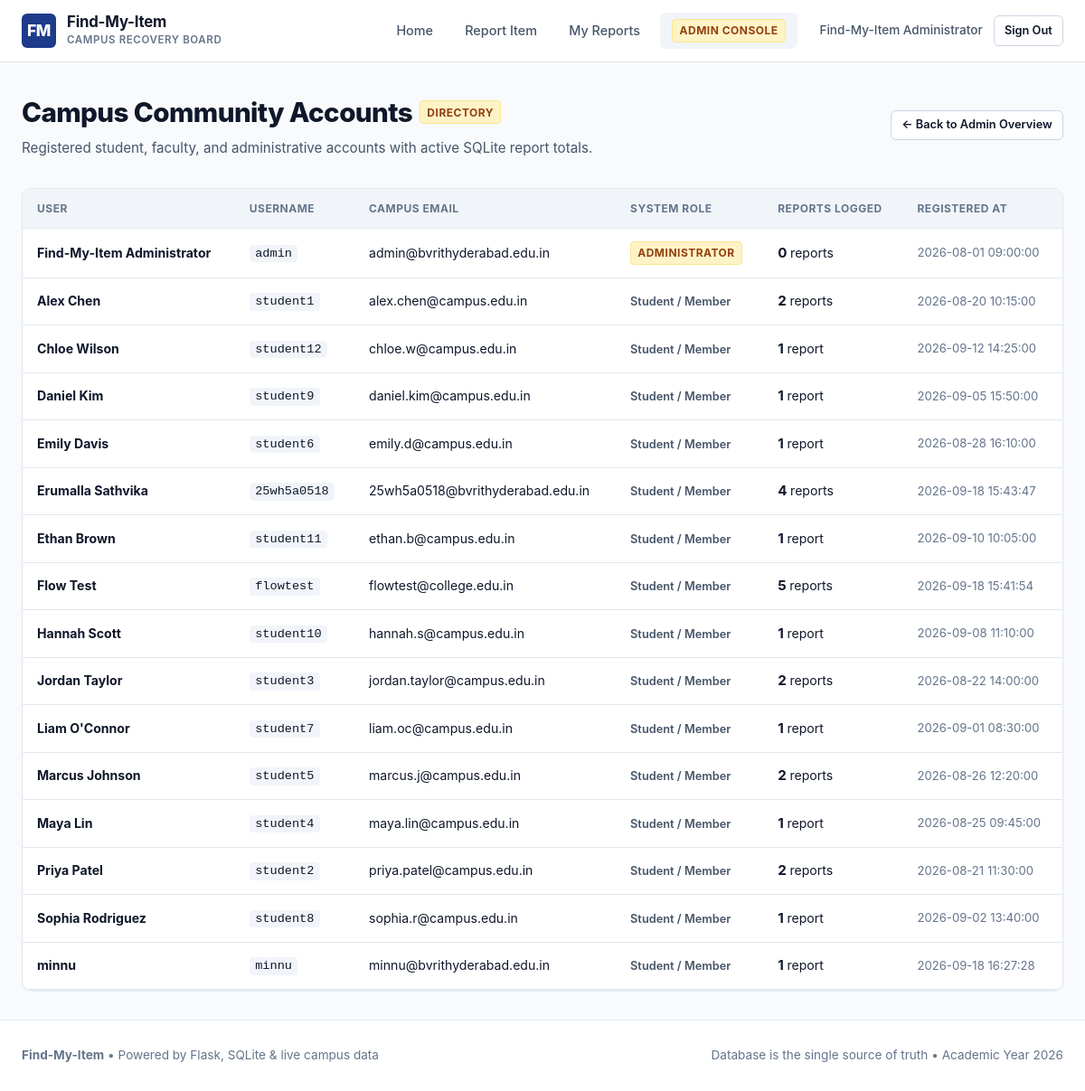
Page /admin/users (signed in) on the committed database.
### tables this page shows
CREATE TABLE users (
    id INTEGER PRIMARY KEY AUTOINCREMENT,
    username TEXT UNIQUE NOT NULL,
    password_hash TEXT NOT NULL,
    role TEXT NOT NULL CHECK (role IN ('student', 'admin')),
    name TEXT NOT NULL,
    email TEXT NOT NULL,
    created_at TIMESTAMP DEFAULT CURRENT_TIMESTAMP
);

### app.py (the view)
@app.route('/admin/users')
@admin_required
def admin_users():
    db = get_db()
    users = db.execute(
        """SELECT users.id, users.name, users.username, users.role, users.email, users.created_at,
                  COUNT(items.id) as reports_count
        FROM users
        LEFT JOIN items ON users.id = items.reported_by
        GROUP BY users.id
        ORDER BY users.role ASC, users.name ASC"""
    ).fetchall()
    return render_template('admin_users.html', users=users)

### app.py (called while the page is built)
@app.before_request
def _ensure_schema():
    global _db_migrated
    if not _db_migrated:
        ensure_migrations()
        _db_migrated = True

def is_verified_admin():
    user_id = session.get('user_id')
    if not user_id or session.get('email', '').lower() != ADMIN_EMAIL:
        return False
    user = get_db().execute(
        "SELECT role, email FROM users WHERE id = ?", (user_id,)
    ).fetchone()
    return bool(
        user
        and user['role'] == 'admin'
        and user['email'].lower() == ADMIN_EMAIL
    )

@app.context_processor
def inject_globals():
    return {
        'current_user': {
            'id': session.get('user_id'),
            'username': session.get('username'),
            'role': session.get('role'),
            'name': session.get('name'),
            'email': session.get('email')
        } if 'user_id' in session else None,
        'is_verified_admin': is_verified_admin(),
        'locations': CAMPUS_LOCATIONS,
        'categories': CAMPUS_CATEGORIES,
        'now_year': datetime.now().year,
        'now_date': datetime.now().strftime('%Y-%m-%d'),
        'product_name': 'Find-My-Item'
    }

def admin_required(f):
    @wraps(f)
    def decorated_function(*args, **kwargs):
        if 'user_id' not in session:
            flash('Admin authentication required.', 'warning')
            return redirect(url_for('login', next=request.url))
        if not is_verified_admin():
            flash('Access denied. Administrator privileges required.', 'danger')
            return redirect(url_for('index'))
        return f(*args, **kwargs)
    return decorated_function

### database.py (called while the page is built)
def ensure_instance_dir():
    os.makedirs(INSTANCE_DIR, exist_ok=True)
    uploads_dir = os.path.join(BASE_DIR, 'static', 'uploads')
    os.makedirs(uploads_dir, exist_ok=True)

def get_db():
    ensure_instance_dir()
    if 'db' not in g:
        g.db = sqlite3.connect(DATABASE_PATH)
        g.db.row_factory = sqlite3.Row
        g.db.execute("PRAGMA foreign_keys = ON")
    return g.db

### templates/admin_users.html (shortened to what this page needs)
{% extends 'base.html' %}
{% block content %}
<div style="display: flex; justify-content: space-between; align-items: center; margin-bottom: 2rem;">
  <div>
    <div style="display: flex; align-items: center; gap: 0.5rem; margin-bottom: 0.25rem;">
      <h1 style="font-size: 1.85rem; font-weight: 800; color: var(--text-primary); letter-spacing: -0.02em;">
        Campus Community Accounts
      </h1>
      <span class="nav-admin-badge">Directory</span>
    </div>
    <p style="font-size: 0.95rem; color: var(--text-secondary);">
      Registered student, faculty, and administrative accounts with active SQLite report totals.
    </p>
  </div>
  <a href="{{ url_for('admin_dashboard') }}" class="btn btn-secondary btn-sm">
    &larr; Back to Admin Overview
  </a>
</div>
<div class="data-table-card">
  <div class="table-responsive">
    <table class="table">
      <thead>
        <tr>
          <th>User</th>
          <th>Username</th>
          <th>Campus Email</th>
          <th>System Role</th>
          <th>Reports Logged</th>
          <th>Registered At</th>
        </tr>
      </thead>
      <tbody>
        {% for u in users %}
          <tr>
            <td>
              <div style="font-weight: 700; color: var(--text-primary);">{{ u.name }}</div>
            </td>
            <td>
              <code style="font-size: 0.85rem; background: var(--bg-elevated); padding: 0.15rem 0.4rem; border-radius: 4px;">{{ u.username }}</code>
            </td>
            <td>{{ u.email }}</td>
            <td>
              {% if u.role == 'admin' %}
                <span class="nav-admin-badge" style="display: inline-block;">Administrator</span>
              {% else %}
                <span style="font-size: 0.8rem; font-weight: 600; color: var(--text-secondary);">Student / Member</span>
              {% endif %}
            </td>
            <td>
              <span style="font-weight: 700; color: var(--text-primary); font-size: 0.95rem;">
                {{ u.reports_count }}
              </span> report{% if u.reports_count != 1 %}s{% endif %}
            </td>
            <td style="color: var(--text-muted); font-size: 0.82rem;">
              {{ u.created_at }}
            </td>
          </tr>
        {% endfor %}
      </tbody>
    </table>
  </div>
</div>
{% endblock %}

### templates/base.html (shortened to what this page needs)
<!DOCTYPE html>
<html lang="en">
<head>
  <link rel="stylesheet" href="{{ url_for('static', filename='css/style.css') }}">
</head>
<body>
  <header class="site-header">
    <div class="header-container">
      <a href="{{ url_for('index') }}" class="brand-wrapper" id="brandLogo">
        <div class="brand-icon">FM</div>
        <div class="brand-text">
          <span class="brand-title">Find-My-Item</span>
          <span class="brand-subtitle">Campus Recovery Board</span>
        </div>
      </a>
      <nav class="main-nav">
        <ul class="nav-links">
          <li class="nav-item">
            <a href="{{ url_for('index') }}" class="{% if request.endpoint == 'index' %}active{% endif %}" id="navHome">
              Home
            </a>
          </li>
          <li class="nav-item">
            <a href="{{ url_for('report_item') }}" class="{% if request.endpoint == 'report_item' %}active{% endif %}" id="navReport">
              Report Item
            </a>
          </li>
          {% if current_user %}
            <li class="nav-item">
              <a href="{{ url_for('my_reports') }}" class="{% if request.endpoint == 'my_reports' %}active{% endif %}" id="navMyReports">
                My Reports
              </a>
            </li>
            {% if is_verified_admin %}
              <li class="nav-item">
                <a href="{{ url_for('admin_dashboard') }}" class="{% if 'admin' in request.endpoint %}active{% endif %}" id="navAdmin">
                  <span class="nav-admin-badge">Admin Console</span>
                </a>
              </li>
            {% endif %}
          {% endif %}
        </ul>
        <div class="nav-actions">
          {% if current_user %}
            <span style="font-size: 0.85rem; color: var(--text-secondary); font-weight: 500;">
              {{ current_user.name }}
            </span>
            <a href="{{ url_for('logout') }}" class="btn btn-secondary btn-sm" id="logoutBtn">
              Sign Out
            </a>
          {% else %}
            <a href="{{ url_for('signup') }}" class="btn btn-secondary btn-sm" id="signupNavBtn">Sign Up</a>
            <a href="{{ url_for('login') }}" class="btn btn-primary btn-sm" id="loginNavBtn">
              Sign In
            </a>
          {% endif %}
        </div>
      </nav>
    </div>
  </header>
  <main class="page-container">
    {% block content %}{% endblock %}
  </main>
  <footer class="site-footer">
    <div class="footer-container">
      <div>
        <strong>Find-My-Item</strong> &bull; Powered by Flask, SQLite &amp; live campus data
      </div>
      <div>
        Database is the single source of truth &bull; Academic Year {{ now_year }}
      </div>
    </div>
  </footer>
</body>
</html>

### rows in the picture
users: name "Find-My-Item Administrator", username "admin", email "admin@bvrithyderabad.edu.in", role "ADMINISTRATOR", reports_count "0", created_at "2026-08-01 09:00:00"
users: name "Alex Chen", username "student1", email "alex.chen@campus.edu.in", role "Student / Member", reports_count "2", created_at "2026-08-20 10:15:00"
users: name "Chloe Wilson", username "student12", email "chloe.w@campus.edu.in", role "Student / Member", reports_count "1", created_at "2026-09-12 14:25:00"
users: name "Daniel Kim", username "student9", email "daniel.kim@campus.edu.in", role "Student / Member", reports_count "1", created_at "2026-09-05 15:50:00"
users: name "Emily Davis", username "student6", email "emily.d@campus.edu.in", role "Student / Member", reports_count "1", created_at "2026-08-28 16:10:00"
users: name "Erumalla Sathvika", username "25wh5a0518", email "25wh5a0518@bvrithyderabad.edu.in", role "Student / Member", reports_count "4", created_at "2026-09-18 15:43:47"
users: name "Ethan Brown", username "student11", email "ethan.b@campus.edu.in", role "Student / Member", reports_count "1", created_at "2026-09-10 10:05:00"
users: name "Flow Test", username "flowtest", email "flowtest@college.edu.in", role "Student / Member", reports_count "5", created_at "2026-09-18 15:41:54"
users: name "Hannah Scott", username "student10", email "hannah.s@campus.edu.in", role "Student / Member", reports_count "1", created_at "2026-09-08 11:10:00"
users: name "Jordan Taylor", username "student3", email "jordan.taylor@campus.edu.in", role "Student / Member", reports_count "2", created_at "2026-08-22 14:00:00"
users: name "Liam O'Connor", username "student7", email "liam.oc@campus.edu.in", role "Student / Member", reports_count "1", created_at "2026-09-01 08:30:00"
users: name "Marcus Johnson", username "student5", email "marcus.j@campus.edu.in", role "Student / Member", reports_count "2", created_at "2026-08-26 12:20:00"
users: name "Maya Lin", username "student4", email "maya.lin@campus.edu.in", role "Student / Member", reports_count "1", created_at "2026-08-25 09:45:00"
users: name "Priya Patel", username "student2", email "priya.patel@campus.edu.in", role "Student / Member", reports_count "2", created_at "2026-08-21 11:30:00"
users: name "Sophia Rodriguez", username "student8", email "sophia.r@campus.edu.in", role "Student / Member", reports_count "1", created_at "2026-09-02 13:40:00"
users: name "minnu", username "minnu", email "minnu@bvrithyderabad.edu.in", role "Student / Member", reports_count "1", created_at "2026-09-18 16:27:28"
